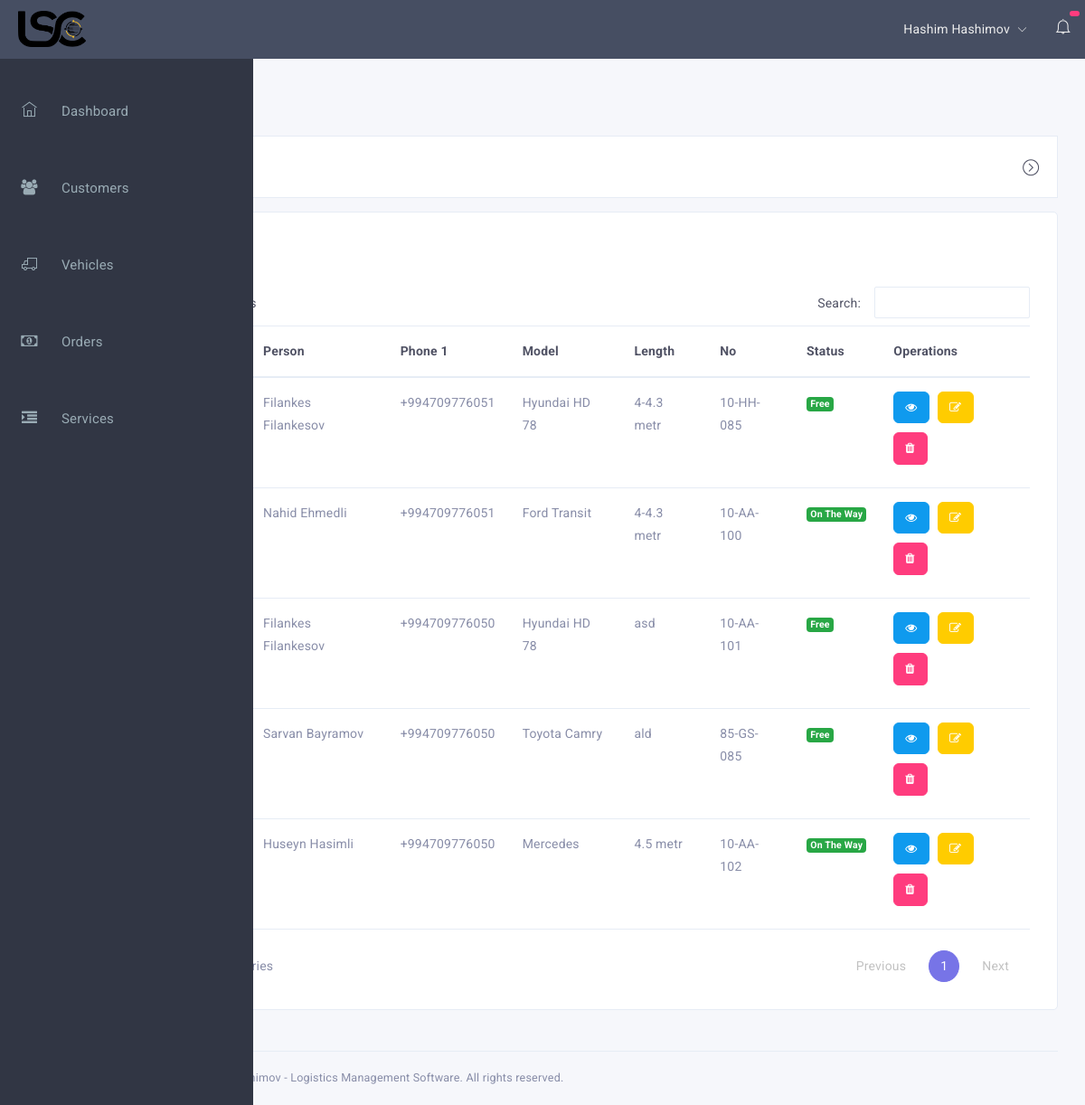
Screenshot of /vehicles (signed in) with the database file from the repository.
### vehicles/models.py (models this page shows, shortened)
class Vehicle(models.Model):
    TYPES = (
        ('Evakuator', 'Evakuator'),
        ('Refrigerator', 'Refrigerator'),
    )
    STATUS = (
        ('On The Way', 'On The Way'),
        ('Free', 'Free')
    )
    type_car = models.CharField(max_length=255, choices=TYPES)
    person = models.CharField(max_length=255)
    phone1 = models.CharField(max_length=25)
    phone2 = models.CharField(max_length=25, null=True, blank=True)
    phone3 = models.CharField(max_length=25, null=True, blank=True)
    model = models.CharField(max_length=255, null=True, blank=True)
    no = models.CharField(max_length=15)
    evakuator_type = models.CharField(max_length=255, null=True, blank=True)
    capacity = models.CharField(max_length=255, null=True, blank=True)
    area = models.CharField(max_length=255, null=True, blank=True)
    notes = models.TextField(null=True, blank=True)
    length = models.CharField(max_length=255, null=True, blank=True)
    status = models.CharField(max_length=255, choices=STATUS, default="Free")
    updated_by = models.ForeignKey(User, on_delete=models.SET_NULL, null=True, blank=True)

### vehicles/views.py (the view)
# urls.py: path('vehicles', include('vehicles.urls')),
@login_required(login_url='/login')
def vehicles(request):
    vehicles = Vehicle.objects.all()
    notifications = Notification.objects.all().filter(where='vehicle')
    for n in notifications:
        n.read = True
        n.save()
    myFilter = VehicleFilter(request.GET, queryset=vehicles)
    vehicles = myFilter.qs
    context = {
        'vehicles': vehicles,
        'filter': myFilter
    }
    return render(request, 'vehicles/index.html', context)

### templates/vehicles/index.html (shortened to what this page needs)
{% extends 'base.html' %}
{% load crispy_forms_tags %}
{% load static %}
{% block extraCss %}
<link rel="stylesheet" href="{% static 'css/jquery.dataTables.css' %}">
{% endblock %}
{% block content %}
<div class="main-content">
    <div class="container-fluid">
        <div class="page-title">
            <h4>Vehicles</h4>
        </div>
        <div class="row">
            <div class="col-md-12">
                <div id="accordion-1" class="accordion panel-group" role="tablist" aria-multiselectable="true">
                    <div class="panel panel-default">
                        <div class="panel-heading" role="tab" id="headingOne">
                            <h4 class="panel-title">
                                    <a data-toggle="collapse" data-parent="#accordion-1" href="#collapseOne" aria-expanded="false" class="collapsed">
                                        <span>Filter</span>
                                        <i class="icon ti-arrow-circle-down"></i>
                                    </a>
                                </h4>
                        </div>
                    </div>
                </div>
            </div>
            <div class="col-md-12">
                <div class="card">
                    <div class="card-block">
                        <div class="table-overflow">
                            <div class="row">
                                <div class="col-md-12">
                                    <a href="{% url 'addVehicle' %}" class="btn btn-primary"> Add</a>
                                </div>
                            </div>
                            <table id="dt-opt" class="table table-lg table-hover">
                                <thead>
                                    <tr>
                                        <th>Person</th>
                                        <th>Phone 1</th>
                                        <th>Model</th>
                                        <th>Length</th>
                                        <th>No</th>
                                        <th>Status</th>
                                        <th>Operations</th>
                                    </tr>
                                </thead>
                                <tbody>
                                    {% for vehicle in vehicles %}
                                    <tr>
                                        <td>{{ vehicle.id }}</td>
                                        <td>{{ vehicle.type_car }}</td>
                                        <td>{{ vehicle.person }}</td>
                                        <td>{{ vehicle.phone1 }}</td>
                                        <td>{{ vehicle.model }}</td>
                                        <td>{{ vehicle.length }}</td>
                                        <td>{{ vehicle.no }}</td>
                                        <td><span class="badge badge-success">{{ vehicle.status }}</span></td>
                                        <td>
                                            <a href="{% url 'detailVehicle' vehicle.id %}" class="btn btn-sm btn-info"><i class="fa fa-eye"></i></a>
                                            <a href="{% url 'editVehicle' vehicle.id %}" class="btn btn-sm btn-warning"><i class="fa fa-edit"></i></a>
                                            <a href="{% url 'deleteVehicle' vehicle.id %}" class="btn btn-sm btn-danger"><i class="fa fa-trash"></i></a>
                                        </td>
                                    </tr>
                                    {% endfor %}
                                </tbody>
                            </table>
                        </div>
                    </div>
                </div>
            </div>
        </div>
    </div>
</div>
{% endblock %}

### templates/base.html (shortened to what this page needs)
{% load static %}
{% load crispy_forms_tags %}
<!DOCTYPE html>
<html>
<head>
    <link rel="stylesheet" href="{% static 'css/bootstrap.css' %}" />
    <link rel="stylesheet" href="{% static 'css/pace-theme-minimal.css'%}" />
    <link rel="stylesheet" href="{% static 'css/perfect-scrollbar.min.css'%}" />
    {% block extraCss %}
    {% endblock %}
    <link href="{% static 'css/ei-icon.css'%}" rel="stylesheet">
    <link href="{% static 'css/themify-icons.css' %}" rel="stylesheet">
    <link href="{% static 'css/font-awesome.min.css' %}" rel="stylesheet">
    <link href="{% static 'css/animate.min.css' %}" rel="stylesheet">
    <link href="{% static 'css/app.css' %}" rel="stylesheet">
</head>
<body>
    <div class="app header-dark side-nav-dark">
        <div class="layout">
            <div class="side-nav">
                <div class="side-nav-inner">
                    <div class="side-nav-logo">
                        <a href="{% url 'dashboard' %}">
                            <div class="logo logo-white" style="background-image: url('/static/images/lsc.png')"></div>
                        </a>
                    </div>
                    <ul class="side-nav-menu scrollable">
                        <li class="nav-item {% if dashboard %} open {% endif %}">
                            <a class="mrg-top-30" href="{% url 'dashboard' %}">
                                <span class="icon-holder">
										<i class="ti-home"></i>
									</span>
                                <span class="title">Dashboard</span>
                            </a>
                        </li>
                        <li class="nav-item">
                            <a class="mrg-top-30" href="{% url 'customers' %}">
                                <span class="icon-holder">
										<i class="fa fa-users"></i>
									</span>
                                <span class="title">Customers</span>
                            </a>
                        </li>
                        <li class="nav-item">
                            <a class="mrg-top-30" href="{% url 'vehicles' %}">
                                <span class="icon-holder">
										<i class="ti-truck"></i>
									</span>
                                <span class="title">Vehicles</span>
                            </a>
                        </li>
                        <li class="nav-item">
                            <a class="mrg-top-30" href="{% url 'orders' %}">
                                <span class="icon-holder">
										<i class="fa fa-money"></i>
									</span>
                                <span class="title">Orders</span>
                            </a>
                        </li>
                        <li class="nav-item">
                            <a class="mrg-top-30" href="{% url 'services' %}">
                                <span class="icon-holder">
										<i class="fa fa-indent"></i>
									</span>
                                <span class="title">Services</span>
                            </a>
                        </li>
                    </ul>
                </div>
            </div>
            <div class="page-container">
                <div class="header navbar">
                    <div class="header-container">
                        <ul class="nav-left">
                            <li>
                                <a class="side-nav-toggle" href="javascript:void(0);">
                                </a>
                            </li>
                        </ul>
                        <ul class="nav-right">
                            <li class="user-profile dropdown">
                                <a href="" class="dropdown-toggle" data-toggle="dropdown">
                                    <div class="user-info">
                                        <span class="name pdd-right-5">{{ request.user.first_name }} {{ request.user.last_name }}</span>
                                        <i class="ti-angle-down font-size-10"></i>
                                    </div>
                                </a>
                            </li>
                            <li class="notifications dropdown">
                                <span class="counter"></span>
                                <a href="" class="dropdown-toggle" data-toggle="dropdown">
                                    <i class="ti-bell"></i>
                                </a>
                            </li>
                        </ul>
                    </div>
                </div>
                {% block content %}
                {% endblock %}
                <footer class="content-footer">
                    <div class="footer">
                        <div class="copyright">
                            <span>Copyright © 2020 <b class="text-dark"></b>Hashim Hashimov - Logistics Management Software. All rights reserved.</span>
                        </div>
                    </div>
                </footer>
            </div>
        </div>
    </div>
</body>
</html>

### rows the page displays
Vehicle: person "Filankes Filankesov", phone1 "+994709776051", model "Hyundai HD 78", length "4-4.3 metr", no "10-HH-085", status "Free"
Vehicle: person "Nahid Ehmedli", phone1 "+994709776051", model "Ford Transit", length "4-4.3 metr", no "10-AA-100", status "On The Way"
Vehicle: person "Filankes Filankesov", phone1 "+994709776050", model "Hyundai HD 78", length "asd", no "10-AA-101", status "Free"
Vehicle: person "Sarvan Bayramov", phone1 "+994709776050", model "Toyota Camry", length "ald", no "85-GS-085", status "Free"
Vehicle: person "Huseyn Hasimli", phone1 "+994709776050", model "Mercedes", length "4.5 metr", no "10-AA-102", status "On The Way"

### other values shown
{{ request.user.first_name }} "Hashim"
{{ request.user.last_name }} "Hashimov"
